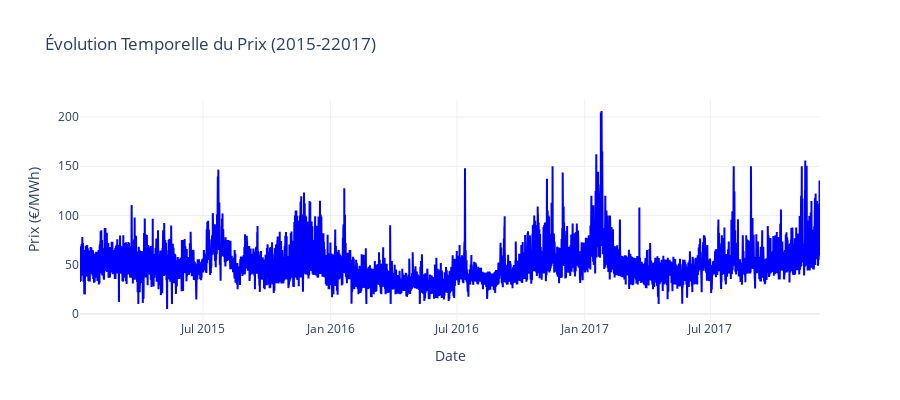

The notebook cell saved with this chart:
### Code cell
# Série temporelle du prix
fig = go.Figure()
fig.add_trace(go.Scatter(x=df_france.index, y=df_france['price_day_ahead'],
                         mode='lines', name='Prix', line=dict(color='blue')))
fig.update_layout(
    title="Évolution Temporelle du Prix (2015-22017)",
    xaxis_title="Date",
    yaxis_title="Prix (€/MWh)",
    template="plotly_white",
    hovermode="x unified",
    height=400
)
fig.show()

### Figure 1 — Plotly figure (JSON) as saved in the notebook; plotly's stock layout.template omitted (floating-point values rounded to 4 significant figures; data arrays with more than 128 entries replaced by an {"elided": "..."} marker saying what was removed)
{"data": [{"line": {"color": "blue"}, "mode": "lines", "name": "Prix", "type": "scatter", "x": {"elided": "25584 str values"}, "y": {"elided": "25584 float values"}}], "layout": {"height": 400, "hovermode": "x unified", "title": {"text": "Évolution Temporelle du Prix (2015-22017)"}, "xaxis": {"title": {"text": "Date"}}, "yaxis": {"title": {"text": "Prix (€/MWh)"}}}}
